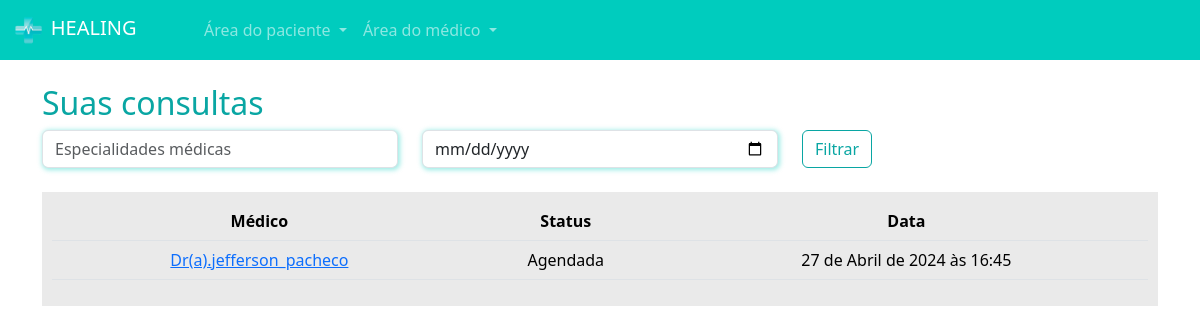
The app's page /pacientes/minhas_consultas/ (signed in) with its own data.
### paciente/models.py (models this page shows, shortened)
class Consulta(models.Model):
    status_choices = (
                    ('A', 'Agendada'),
                    ('F', 'Finalizada'),
                    ('C', 'Cancelada'),
                    ('I', 'Iniciada')
                    )
    paciente = models.ForeignKey(User, on_delete=models.DO_NOTHING)
    data_aberta = models.ForeignKey(DatasAbertas, on_delete=models.DO_NOTHING)
    status = models.CharField(max_length=1, choices=status_choices, default='A')
    link = models.URLField(null=True, blank=True)

### medico/models.py (models this page shows, shortened)
class DatasAbertas(models.Model):
    data = models.DateTimeField()
    user = models.ForeignKey(User, on_delete=models.DO_NOTHING)
    agendado = models.BooleanField(default=False)

### paciente/views.py (the view)
# urls.py: path('minhas_consultas/', views.minhas_consultas, name="minhas_consultas"),
def minhas_consultas(request):
    if request.method == "GET":
        minhas_consultas = Consulta.objects.filter(paciente=request.user).filter(data_aberta__data__gte=datetime.now())
        return render(request, 'minhas_consultas.html', {'minhas_consultas': minhas_consultas, 'is_medico': is_medico(request.user)})

### medico/models.py (called while the page is built)
def is_medico(user):
    return DadosMedico.objects.filter(user=user).exists()

### paciente/templates/minhas_consultas.html
{% extends "base.html" %}
{% load static %}
{% block 'head' %}
<link rel="stylesheet" href="{% static 'medicos/css/abrir_horario.css' %}">
<link rel="stylesheet" href="{% static 'usuarios/css/usuarios.css' %}">
<link rel="stylesheet" href="{% static 'medicos/css/cadastro_medico.css' %}">
<link rel="stylesheet" href="{% static 'pacientes/css/home.css' %}">
<link rel="stylesheet" href="https://cdn.jsdelivr.net/npm/bootstrap-icons@1.11.3/font/bootstrap-icons.min.css">
{% endblock 'head' %}
{% block 'body' %}
{% include "partials/navbar.html" %}
<div class="container">
    <br>
    <h2><span class="color-dark">Suas consultas</span></h2>
    <div class="row">
        <div class="col-md">
            <input type="text" name="especialidades" id="" class="form-control shadow-main-color" placeholder="Especialidades médicas">
        </div>
        <div class="col-md">
            <input type="date" name="data" id="" class="form-control shadow-main-color" placeholder="Data da consulta">
        </div>
        <div class="col-md">
            <input type="submit" value="Filtrar" class="btn btn-dark-color-outline">
        </div>
    </div>
    <br>
    <div class="list-minhas-consultas">
        <table class="table">
            <thead>
                <tr>
                    <th scope="col">Médico</th>
                    <th scope="col">Status</th>
                    <th scope="col">Data</th>
                </tr>
            </thead>
            <tbody>
                {% for consulta in minhas_consultas %}
                <tr>
                    <td><a href="{% url 'consulta' consulta.id %}">Dr(a).{{consulta.data_aberta.user}}</a></td>
                    <td>{{consulta.get_status_display}}</td>
                    <td>{{consulta.data_aberta.data}}</td>
                </tr>
                {% endfor %}
            </tbody>
        </table>
    </div>
</div>
{% endblock 'body' %}

### templates/static/geral/css/base.css (style rules this page uses)
:root { --main-color: #00CCBE; --dark-color: #09A6A3; --contrast-color: #FFD686; }
.color-dark { color: var(--dark-color); }

### templates/static/usuarios/css/usuarios.css (style rules this page uses)
.btn-dark-color-outline { border: 1px solid var(--dark-color); color: var(--dark-color) }

### templates/static/medicos/css/cadastro_medico.css (style rules this page uses)
.shadow-main-color { box-shadow: 1px 1px 5px 1px rgba(0, 204, 190,.4); }

### templates/static/pacientes/css/home.css (style rules this page uses)
table { border-collapse: collapse !important; width: 100%; }
th, td { padding: 8px; text-align: center; background-color: #EAEAEA !important; }
th { background-color: #EAEAEA; }
.list-minhas-consultas { background-color: #EAEAEA; padding: 10px; }

### records on screen
Consulta: data_aberta.user "jefferson_pacheco", status "Agendada", data_aberta.data "27 de Abril de 2024 às 16:45"
